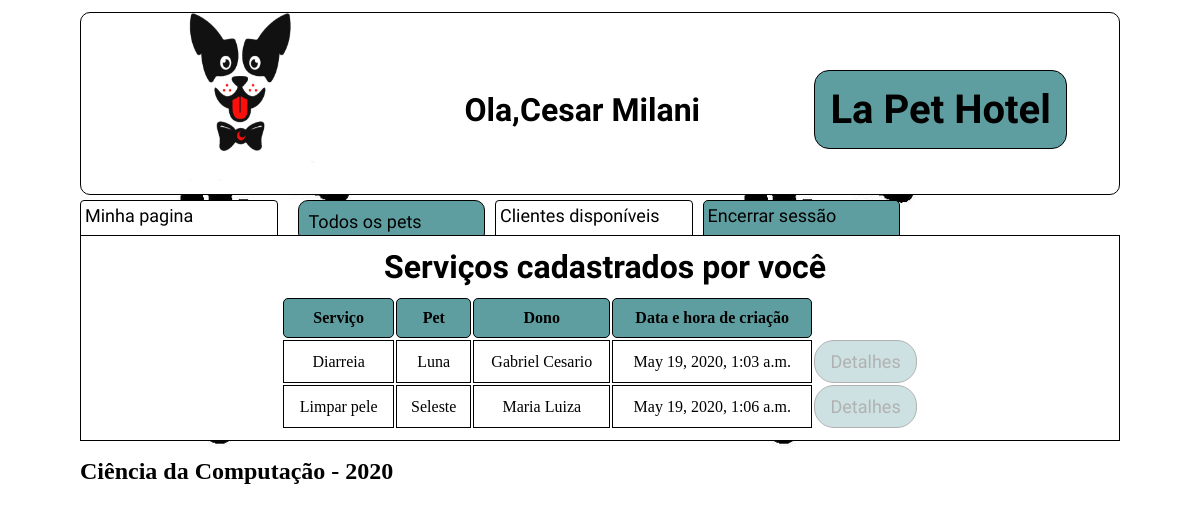
The app's page /monitor/servicos/11 (signed in) with its own data.
### cliente/models.py (models this page shows, shortened)
class Pessoa(models.Model):
    _CPF = models.CharField(max_length=16, blank=False,null=False, default=0)
    _nome = models.CharField("Nome",max_length=100,blank=False,null=False)
    _email = models.EmailField("E-Mail",max_length=200,blank=True, null=False, unique=True)
    _tel = models.CharField("Telefone",max_length=20,blank=True,null=True)
    user = models.OneToOneField(User, verbose_name="Usuario",on_delete=models.CASCADE, null=True)
    class Meta:
        abstract = True
    @property
    def nome(self):
        return self._nome
    @property
    def CPF(self):
        return self._CPF
    @property
    def email(self):
        return self._email
    @property
    def tel(self):
        return self._tel

class Monitor(Pessoa):
    administrador = models.ForeignKey(Administrador, verbose_name="Administradores",on_delete=models.CASCADE, null=True,blank=True)
    _CTPS = models.CharField(max_length=25,blank=True,null=True)
    class Meta:
        verbose_name = 'monitor'
        verbose_name_plural = 'monitores'
    @property
    def CTPS(self):
        return self._CTPS

class Servicos(models.Model):
    _nome=models.CharField("Nome do serviço",max_length=300,blank=False,null=False,default="Nome do serviço prestado")
    _detalhes=models.TextField("Detalhes", max_length=1000,blank=False,null=False,default="Serviço prestado")
    pet = models.ForeignKey(Pet,verbose_name="Pet que recebeu",on_delete=models.CASCADE, null=False,blank=False)
    monitor = models.ForeignKey(Monitor,verbose_name="Monitor que aplicou",on_delete=models.CASCADE, null=False,blank=False)
    data = models.DateTimeField(verbose_name="Data de ocorrência",auto_now_add=True)
    class Meta:
        verbose_name = 'serviço'
        verbose_name_plural = 'serviços'
    @property
    def nome(self):
        return self._nome
    @property
    def detalhes(self):
        return self._detalhes

class Pet(models.Model):
    _nome_pet = models.CharField("Nome do pet",max_length=30,blank=False,null=False)
    _tipo = models.CharField("Tipo",max_length=50,blank=False,null=False,default="Cachorro")
    _porte = models.PositiveIntegerField("porte do mascote",choices=PORTE_MASCOTE,default=PEQUENO)
    _especie = models.CharField("Espécie:",max_length=50,blank=False,null=True)
    _racao = models.CharField("Ração",max_length=30,blank=False, null=False)
    data_entrada = models.DateField(verbose_name="Data de entrada",auto_now_add=True)
    dono = models.ForeignKey(Cliente, verbose_name="Dono",on_delete=models.CASCADE,blank=False)
    class Meta:
        verbose_name = 'mascote'
        verbose_name_plural = 'mascotes'
    @property
    def nome_pet(self):
        if self._nome_pet:
            return self._nome_pet
        return str(self.id)
    @property
    def tipo(self):
        return self._tipo
    @property
    def porte(self):
        for code,label in PORTE_MASCOTE:
            if self._porte == code:
                break
        return label
    @porte.setter
    def porte(self,valor):
        if valor == 'Pequeno':
            self._porte = PEQUENO
        elif valor == 'Medio':
            self._porte = MEDIO
        elif valor == 'Grande':
            self._porte = GRANDE
        else:
            raise ValueError('Porte inválido, selecione entre pequeno(P ou p),médio(m ou M) ou grande(g ou G)')
    @property
    def especie(self):
        return self._especie
    @property
    def racao(self):
        return self._racao

### cliente/views.py (the view)
# urls.py: path('monitor/servicos/<id>', views.monitor_servicos),
@login_required(login_url='/login/')
def monitor_servicos(request,id):
    monitor = Monitor.objects.get(user = request.user,id=id)
    servicos = Servicos.objects.filter(monitor=monitor)
    return render(request, 'meus-servicos.html',{'monitor':monitor,'servicos':servicos})

### cliente/templates/meus-servicos.html
{%load static%}<!DOCTYPE html><html lang="en"><head><meta charset="UTF-8"><meta name="viewport" content="width=device-width,initial-scale=1"><link rel="stylesheet" type="text/css" href="{% static 'assets/css/meus-servicos.css' %}"><title>Ola,{{monitor.nome}}</title></head><body><div class="header"><img class="logo" src="{% static 'assets/imgs/logo.png' %}" alt="My image"><h1 class="user">Ola,{{monitor.nome}}</h1><h1 class="title">La Pet Hotel</h1></div><div class="nav"><ul class="nav-1"><li class="cadastro"><a href="/todos-pets/">Todos os pets</a></li><li class="minha-pagina"><a href="/monitor/{{monitor.id}}">Minha pagina</a></li><li class="novo-cliente"><a href="/rel_cliente">Clientes disponíveis</a></li><li class="logout"><a href="/logout/">Encerrar sessão</a></li></ul></div><div class="conteudo">{%if servicos%}<table class="tabela"><h1 align="center">Serviços cadastrados por você</h1><tr><th>Serviço</th><th>Pet</th><th>Dono</th><th>Data e hora de criação</th></tr>{%for servico in servicos%}<tr><td>{{servico.nome}}</td><td>{{servico.pet.nome_pet}}</td><td>{{servico.pet.dono.nome}}</td><td>{{servico.data}}</td><td class="botao"><a href="/servico/{{servico.id}}">Detalhes</a></td></tr>{%endfor%}</table>{%else%}<h1>Você não possui nenhum servicos cadastrado</h1>{%endif%}</div><div class="footer"><footer><h2>Ciência da Computação - 2020</h2></footer></div><script src="{%static 'assets/js/meus-servicos.js'%}"></script></body></html>

### static/assets/css/meus-servicos.css (style rules this page uses)
* { padding:0;margin:0 }
h1 { font-family:'Indie Flower',cursive;margin-left:10px;margin-top:12px }
body { display:grid;background-image:url("/static/assets/imgs/ossos.jpg");min-width:100vh;grid-template-columns:1fr;grid-template-rows:200px 30px 1fr 100px;grid-template-areas:'cabecalho' 'navegacao' 'conteudo' 'rodape' }
.header { display:flex;margin:12px 80px 5px 80px;grid-area:cabecalho;background-color:white;align-items:center;border:solid 1px black;border-radius:10px;justify-content:space-around }
.logo { height:100% }
.title { font-size:40px;font-family:'Indie Flower',cursive;border:solid 1px black;background-color:cadetblue;padding:15px;border-radius:15px }
.nav { grid-area:navegacao;margin:0 300px 5px 80px }
.nav-1 { display:grid;list-style:none;grid-template-columns:1fr 1fr 1fr 1fr;grid-gap:10px;grid-template-areas:'botao-2 botao-1 botao-4 botao-3' }
.cadastro { border:solid 1px black;padding:10px;border-radius:10px;margin-bottom:5px;margin-left:10px;background-color:cadetblue }
.nav-1 .logout { grid-area:botao-3;padding:4px;border:solid 1px black;background-color:cadetblue;border-radius:5px }
.nav-1 .minha-pagina { grid-area:botao-2;padding:4px;background-color:white;border:solid 1px black;border-radius:4px }
.nav-1 .novo-cliente { grid-area:botao-4;padding:4px;background-color:white;border:solid 1px black;border-radius:4px }
a { font-family:'Indie Flower',cursive;text-decoration:none;font-size:18px;color:black }
.conteudo { grid-area:conteudo;margin:5px 80px 5px 80px;background-color:white;display:grid;grid-template-columns:1fr;border:solid 1px black }
.footer { grid-area:rodape;margin:12px 80px 5px 80px }
.tabela { margin:10px 200px }
.tabela tr,td,th { border:solid 1px black;border-collapse:collapse;padding:10px }
.tabela th { background-color:cadetblue;border-radius:5px }
.tabela td { text-align:center }
.tabela .botao { border-radius:20px;background-color:cadetblue;opacity:.3;transition:.3s }

### records on screen
Monitor: nome "Cesar Milani"
Servicos: nome "Diarreia", pet.nome_pet "Luna", pet.dono.nome "Gabriel Cesario", data "May 19, 2020, 1:03 a.m."
Servicos: nome "Limpar pele", pet.nome_pet "Seleste", pet.dono.nome "Maria Luiza", data "May 19, 2020, 1:06 a.m."
